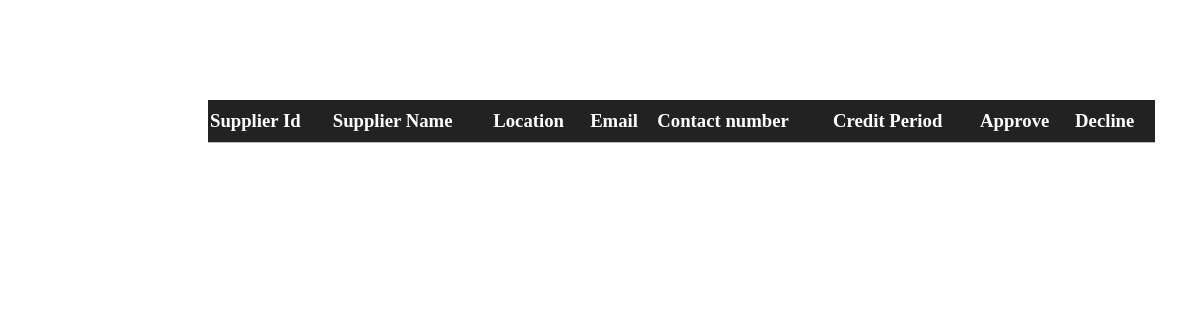
/php/approvalList.php, run on an earlier commit of the app's database.
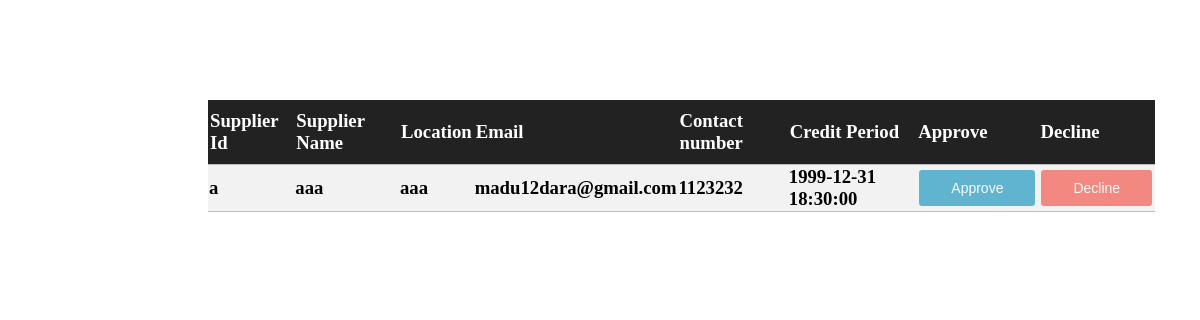
And on a later commit of the database.
### tables this page shows
CREATE TABLE `tem` (
  `supplier_id` varchar(11) NOT NULL,
  `supplier_name` varchar(50) NOT NULL,
  `location` varchar(50) NOT NULL,
  `email` varchar(50) NOT NULL,
  `contact_no` int(10) NOT NULL,
  `credit_period_allowed` timestamp NOT NULL DEFAULT CURRENT_TIMESTAMP ON UPDATE CURRENT_TIMESTAMP,
  `verify` int(10) NOT NULL
);

### php/approvalList.php (the view, shortened to what this page needs)
<?php include('include/connection.php') ?>
<!DOCTYPE html>
<html>
<head>
	<link rel="stylesheet" type="text/css" href="../css/approvalList.css">
</head>
<body>
	<h3 class="error-msg"><?php include('include/message.php'); ?>
	<table>
		<tr>
			<th>Supplier Id</th>
			<th>Supplier Name</th>
			<th>Location</th>
			<th>Email</th>
			<th>Contact number</th>
			<th>Credit Period</th>
			<th>Approve</th>
			<th>Decline</th>
		</tr>
<?php
	$sql = "SELECT * FROM tem";
	$result = $con->query($sql);
	if($result-> num_rows > 0 ){
		while ($row = $result-> fetch_assoc()){
			echo "<tr>
					<td>".$row['supplier_id']."</td>
					<td>".$row['supplier_name']."</td>
					<td>".$row['location']."</td>
					<td>".$row['email']."</td>
					<td>".$row['contact_no']."</td>
					<td>".$row['credit_period_allowed']."</td>
					<td>
								<form method=\"post\" class=\"approval\" action=\"approval.php\">
									<input type=\"hidden\" value=".$row['supplier_id']." name=\"approval\">
									<input class=\"btn\" type=\"submit\" name=\"approve\" value=\"Approve\">
								</form>
					</td>
					<td>
								<form method=\"post\" class=\"approval\" action=\"approval.php\">
									<input type=\"hidden\" value=".$row['supplier_id']." name=\"approval2\">
									<input class=\"btn2\" type=\"submit\" name=\"decline\" value=\"Decline\">
								</form>
					</td>
				</tr>";
		}
	echo "</table";
	}else{
		echo "<script>alert('No Pending !')</script>";
	}
?>
	</table>
</body>
</html>

What changed in the data, as far as the page shows it:
added tem: supplier_id "a", supplier_name "aaa", location "aaa", email "madu12dara@gmail.com", contact_no "1123232", credit_period_allowed "1999-12-31 18:30:00"
